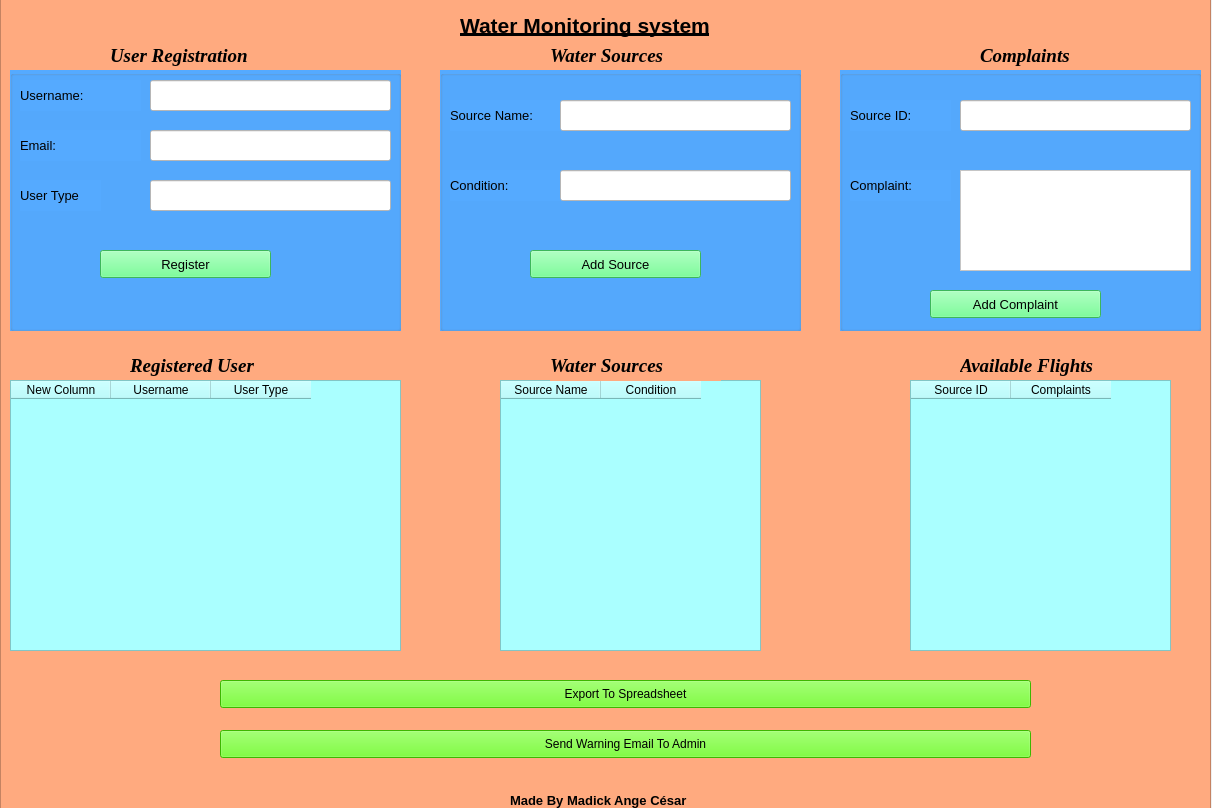
<?xml version="1.0" encoding="UTF-8"?>
<ui version="4.0">
 <class>MainWindow</class>
 <widget class="QMainWindow" name="MainWindow">
  <property name="geometry">
   <rect>
    <x>0</x>
    <y>0</y>
    <width>1212</width>
    <height>808</height>
   </rect>
  </property>
  <property name="windowTitle">
   <string>Water Monitoring System</string>
  </property>
  <property name="windowIcon">
   <iconset>
    <normaloff>ICT L.jpeg</normaloff>ICT L.jpeg</iconset>
  </property>
  <property name="styleSheet">
   <string notr="true"/>
  </property>
  <widget class="QWidget" name="centralwidget">
   <widget class="QFrame" name="frame">
    <property name="geometry">
     <rect>
      <x>0</x>
      <y>-10</y>
      <width>1211</width>
      <height>821</height>
     </rect>
    </property>
    <property name="styleSheet">
     <string notr="true">background-color: rgb(255, 170, 127);
color: rgb(0, 0, 0);</string>
    </property>
    <property name="frameShape">
     <enum>QFrame::StyledPanel</enum>
    </property>
    <property name="frameShadow">
     <enum>QFrame::Raised</enum>
    </property>
    <widget class="QLabel" name="label_5">
     <property name="geometry">
      <rect>
       <x>550</x>
       <y>50</y>
       <width>171</width>
       <height>31</height>
      </rect>
     </property>
     <property name="font">
      <font>
       <family>Times New Roman</family>
       <pointsize>14</pointsize>
       <weight>75</weight>
       <italic>true</italic>
       <bold>true</bold>
       <underline>false</underline>
      </font>
     </property>
     <property name="text">
      <string>Water Sources</string>
     </property>
    </widget>
    <widget class="QGroupBox" name="groupBox_7">
     <property name="geometry">
      <rect>
       <x>440</x>
       <y>80</y>
       <width>361</width>
       <height>261</height>
      </rect>
     </property>
     <property name="styleSheet">
      <string notr="true">background-color: rgb(85, 170, 255);</string>
     </property>
     <property name="title">
      <string/>
     </property>
     <widget class="QLabel" name="label_7">
      <property name="geometry">
       <rect>
        <x>10</x>
        <y>30</y>
        <width>121</width>
        <height>31</height>
       </rect>
      </property>
      <property name="font">
       <font>
        <pointsize>10</pointsize>
       </font>
      </property>
      <property name="text">
       <string>Source Name:</string>
      </property>
     </widget>
     <widget class="QLineEdit" name="lineEdit_3">
      <property name="geometry">
       <rect>
        <x>120</x>
        <y>30</y>
        <width>231</width>
        <height>31</height>
       </rect>
      </property>
      <property name="styleSheet">
       <string notr="true">background-color: rgb(255, 255, 255);</string>
      </property>
     </widget>
     <widget class="QLabel" name="label_10">
      <property name="geometry">
       <rect>
        <x>10</x>
        <y>100</y>
        <width>121</width>
        <height>31</height>
       </rect>
      </property>
      <property name="font">
       <font>
        <pointsize>10</pointsize>
       </font>
      </property>
      <property name="text">
       <string>Condition:</string>
      </property>
     </widget>
     <widget class="QLineEdit" name="lineEdit_5">
      <property name="geometry">
       <rect>
        <x>120</x>
        <y>100</y>
        <width>231</width>
        <height>31</height>
       </rect>
      </property>
      <property name="styleSheet">
       <string notr="true">background-color: rgb(255, 255, 255);</string>
      </property>
     </widget>
     <widget class="QPushButton" name="pushButton_5">
      <property name="geometry">
       <rect>
        <x>90</x>
        <y>180</y>
        <width>171</width>
        <height>28</height>
       </rect>
      </property>
      <property name="font">
       <font>
        <pointsize>10</pointsize>
        <weight>50</weight>
        <bold>false</bold>
       </font>
      </property>
      <property name="styleSheet">
       <string notr="true">background-color: rgb(85, 255, 127);</string>
      </property>
      <property name="text">
       <string>Add Source</string>
      </property>
     </widget>
    </widget>
    <widget class="QLabel" name="label">
     <property name="geometry">
      <rect>
       <x>130</x>
       <y>360</y>
       <width>171</width>
       <height>31</height>
      </rect>
     </property>
     <property name="font">
      <font>
       <family>Times New Roman</family>
       <pointsize>14</pointsize>
       <weight>75</weight>
       <italic>true</italic>
       <bold>true</bold>
       <underline>false</underline>
      </font>
     </property>
     <property name="text">
      <string>Registered User</string>
     </property>
    </widget>
    <widget class="QLabel" name="label_32">
     <property name="geometry">
      <rect>
       <x>960</x>
       <y>360</y>
       <width>171</width>
       <height>31</height>
      </rect>
     </property>
     <property name="font">
      <font>
       <family>Times New Roman</family>
       <pointsize>14</pointsize>
       <weight>75</weight>
       <italic>true</italic>
       <bold>true</bold>
       <underline>false</underline>
      </font>
     </property>
     <property name="text">
      <string>Available Flights</string>
     </property>
    </widget>
    <widget class="QPushButton" name="pushButton_2">
     <property name="geometry">
      <rect>
       <x>220</x>
       <y>740</y>
       <width>811</width>
       <height>28</height>
      </rect>
     </property>
     <property name="styleSheet">
      <string notr="true">background-color: rgb(85, 255, 0);</string>
     </property>
     <property name="text">
      <string>Send Warning Email To Admin</string>
     </property>
    </widget>
    <widget class="QTableWidget" name="tableWidget">
     <property name="geometry">
      <rect>
       <x>10</x>
       <y>390</y>
       <width>391</width>
       <height>271</height>
      </rect>
     </property>
     <property name="styleSheet">
      <string notr="true">background-color: rgb(170, 255, 255);</string>
     </property>
     <column>
      <property name="text">
       <string>New Column</string>
      </property>
     </column>
     <column>
      <property name="text">
       <string>Username</string>
      </property>
     </column>
     <column>
      <property name="text">
       <string>User Type</string>
      </property>
     </column>
    </widget>
    <widget class="QTableWidget" name="tableWidget_7">
     <property name="geometry">
      <rect>
       <x>500</x>
       <y>390</y>
       <width>261</width>
       <height>271</height>
      </rect>
     </property>
     <property name="styleSheet">
      <string notr="true">background-color: rgb(170, 255, 255);</string>
     </property>
     <column>
      <property name="text">
       <string>Source Name</string>
      </property>
     </column>
     <column>
      <property name="text">
       <string>Condition</string>
      </property>
     </column>
    </widget>
    <widget class="QLabel" name="label_2">
     <property name="geometry">
      <rect>
       <x>110</x>
       <y>50</y>
       <width>171</width>
       <height>31</height>
      </rect>
     </property>
     <property name="font">
      <font>
       <family>Times New Roman</family>
       <pointsize>14</pointsize>
       <weight>75</weight>
       <italic>true</italic>
       <bold>true</bold>
       <underline>false</underline>
      </font>
     </property>
     <property name="text">
      <string>User Registration</string>
     </property>
    </widget>
    <widget class="QLabel" name="label_13">
     <property name="geometry">
      <rect>
       <x>550</x>
       <y>360</y>
       <width>171</width>
       <height>31</height>
      </rect>
     </property>
     <property name="font">
      <font>
       <family>Times New Roman</family>
       <pointsize>14</pointsize>
       <weight>75</weight>
       <italic>true</italic>
       <bold>true</bold>
       <underline>false</underline>
      </font>
     </property>
     <property name="text">
      <string>Water Sources</string>
     </property>
    </widget>
    <widget class="QGroupBox" name="groupBox">
     <property name="geometry">
      <rect>
       <x>10</x>
       <y>80</y>
       <width>391</width>
       <height>261</height>
      </rect>
     </property>
     <property name="styleSheet">
      <string notr="true">background-color: rgb(85, 170, 255);</string>
     </property>
     <property name="title">
      <string/>
     </property>
     <widget class="QLabel" name="label_3">
      <property name="geometry">
       <rect>
        <x>10</x>
        <y>10</y>
        <width>121</width>
        <height>31</height>
       </rect>
      </property>
      <property name="font">
       <font>
        <pointsize>10</pointsize>
       </font>
      </property>
      <property name="text">
       <string>Username:</string>
      </property>
     </widget>
     <widget class="QLineEdit" name="lineEdit">
      <property name="geometry">
       <rect>
        <x>140</x>
        <y>10</y>
        <width>241</width>
        <height>31</height>
       </rect>
      </property>
      <property name="styleSheet">
       <string notr="true">background-color: rgb(255, 255, 255);</string>
      </property>
     </widget>
     <widget class="QLabel" name="label_4">
      <property name="geometry">
       <rect>
        <x>10</x>
        <y>60</y>
        <width>121</width>
        <height>31</height>
       </rect>
      </property>
      <property name="font">
       <font>
        <pointsize>10</pointsize>
       </font>
      </property>
      <property name="text">
       <string>Email:</string>
      </property>
     </widget>
     <widget class="QLineEdit" name="lineEdit_2">
      <property name="geometry">
       <rect>
        <x>140</x>
        <y>60</y>
        <width>241</width>
        <height>31</height>
       </rect>
      </property>
      <property name="styleSheet">
       <string notr="true">background-color: rgb(255, 255, 255);</string>
      </property>
     </widget>
     <widget class="QLabel" name="label_8">
      <property name="geometry">
       <rect>
        <x>10</x>
        <y>110</y>
        <width>81</width>
        <height>31</height>
       </rect>
      </property>
      <property name="font">
       <font>
        <pointsize>10</pointsize>
       </font>
      </property>
      <property name="text">
       <string>User Type</string>
      </property>
     </widget>
     <widget class="QPushButton" name="pushButton_4">
      <property name="geometry">
       <rect>
        <x>90</x>
        <y>180</y>
        <width>171</width>
        <height>28</height>
       </rect>
      </property>
      <property name="font">
       <font>
        <pointsize>10</pointsize>
        <weight>50</weight>
        <bold>false</bold>
       </font>
      </property>
      <property name="styleSheet">
       <string notr="true">background-color: rgb(85, 255, 127);</string>
      </property>
      <property name="text">
       <string>Register</string>
      </property>
     </widget>
     <widget class="QLineEdit" name="lineEdit_4">
      <property name="geometry">
       <rect>
        <x>140</x>
        <y>110</y>
        <width>241</width>
        <height>31</height>
       </rect>
      </property>
      <property name="styleSheet">
       <string notr="true">background-color: rgb(255, 255, 255);</string>
      </property>
     </widget>
    </widget>
    <widget class="QLabel" name="label_14">
     <property name="geometry">
      <rect>
       <x>980</x>
       <y>50</y>
       <width>121</width>
       <height>31</height>
      </rect>
     </property>
     <property name="font">
      <font>
       <family>Times New Roman</family>
       <pointsize>14</pointsize>
       <weight>75</weight>
       <italic>true</italic>
       <bold>true</bold>
       <underline>false</underline>
      </font>
     </property>
     <property name="text">
      <string>Complaints</string>
     </property>
    </widget>
    <widget class="QTableWidget" name="tableWidget_8">
     <property name="geometry">
      <rect>
       <x>910</x>
       <y>390</y>
       <width>261</width>
       <height>271</height>
      </rect>
     </property>
     <property name="styleSheet">
      <string notr="true">background-color: rgb(170, 255, 255);</string>
     </property>
     <column>
      <property name="text">
       <string>Source ID</string>
      </property>
     </column>
     <column>
      <property name="text">
       <string>Complaints</string>
      </property>
     </column>
    </widget>
    <widget class="QPushButton" name="pushButton">
     <property name="geometry">
      <rect>
       <x>220</x>
       <y>690</y>
       <width>811</width>
       <height>28</height>
      </rect>
     </property>
     <property name="styleSheet">
      <string notr="true">background-color: rgb(85, 255, 0);</string>
     </property>
     <property name="text">
      <string>Export To Spreadsheet</string>
     </property>
    </widget>
    <widget class="QGroupBox" name="groupBox_8">
     <property name="geometry">
      <rect>
       <x>840</x>
       <y>80</y>
       <width>361</width>
       <height>261</height>
      </rect>
     </property>
     <property name="styleSheet">
      <string notr="true">background-color: rgb(85, 170, 255);</string>
     </property>
     <property name="title">
      <string/>
     </property>
     <widget class="QLabel" name="label_30">
      <property name="geometry">
       <rect>
        <x>10</x>
        <y>30</y>
        <width>101</width>
        <height>31</height>
       </rect>
      </property>
      <property name="font">
       <font>
        <pointsize>10</pointsize>
       </font>
      </property>
      <property name="text">
       <string>Source ID:</string>
      </property>
     </widget>
     <widget class="QLineEdit" name="lineEdit_13">
      <property name="geometry">
       <rect>
        <x>120</x>
        <y>30</y>
        <width>231</width>
        <height>31</height>
       </rect>
      </property>
      <property name="styleSheet">
       <string notr="true">background-color: rgb(255, 255, 255);</string>
      </property>
     </widget>
     <widget class="QLabel" name="label_31">
      <property name="geometry">
       <rect>
        <x>10</x>
        <y>100</y>
        <width>101</width>
        <height>31</height>
       </rect>
      </property>
      <property name="font">
       <font>
        <pointsize>10</pointsize>
       </font>
      </property>
      <property name="text">
       <string>Complaint:</string>
      </property>
     </widget>
     <widget class="QPushButton" name="pushButton_18">
      <property name="geometry">
       <rect>
        <x>90</x>
        <y>220</y>
        <width>171</width>
        <height>28</height>
       </rect>
      </property>
      <property name="font">
       <font>
        <pointsize>10</pointsize>
        <weight>50</weight>
        <bold>false</bold>
       </font>
      </property>
      <property name="styleSheet">
       <string notr="true">background-color: rgb(85, 255, 127);</string>
      </property>
      <property name="text">
       <string>Add Complaint</string>
      </property>
     </widget>
     <widget class="QTextEdit" name="textEdit">
      <property name="geometry">
       <rect>
        <x>120</x>
        <y>100</y>
        <width>231</width>
        <height>101</height>
       </rect>
      </property>
      <property name="styleSheet">
       <string notr="true">background-color: rgb(255, 255, 255);</string>
      </property>
     </widget>
    </widget>
    <widget class="QLabel" name="label_6">
     <property name="geometry">
      <rect>
       <x>460</x>
       <y>20</y>
       <width>351</width>
       <height>31</height>
      </rect>
     </property>
     <property name="font">
      <font>
       <pointsize>16</pointsize>
       <weight>75</weight>
       <bold>true</bold>
       <underline>true</underline>
      </font>
     </property>
     <property name="text">
      <string>Water Monitoring system</string>
     </property>
    </widget>
    <widget class="QLabel" name="label_9">
     <property name="geometry">
      <rect>
       <x>510</x>
       <y>800</y>
       <width>251</width>
       <height>20</height>
      </rect>
     </property>
     <property name="font">
      <font>
       <pointsize>10</pointsize>
       <weight>75</weight>
       <bold>true</bold>
      </font>
     </property>
     <property name="text">
      <string>Made By Madick Ange César</string>
     </property>
    </widget>
   </widget>
  </widget>
 </widget>
 <resources/>
 <connections/>
</ui>
